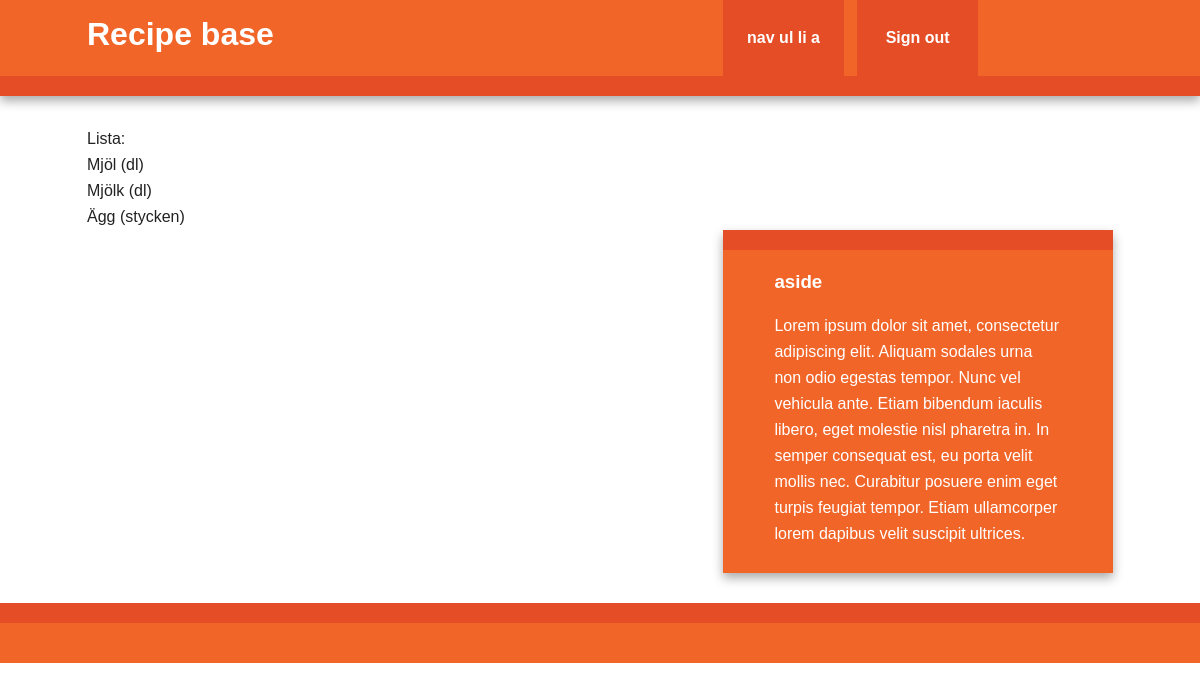
Page /ingredients/list (signed in) on the committed database.
### recipeBase/models.py (models this page shows)
class Ingredient(db.Model):
  __tablename__ = "ingredient"
  id = db.Column(db.Integer, primary_key=True)
  name = db.Column(db.String, unique=True, nullable=False, index=True)
  unit = db.Column(db.String)
  recipies = db.relationship('IngredientsRecipeAssociation', back_populates="ingredient")
  def __repr__(self):
    return str('{} ({})'.format(self.name, self.unit))

### recipeBase/ingredients/views.py (the view)
@ingredients.route('/list')
@login_required
def list():
  ingredient_list = Ingredient.query.order_by(Ingredient.name).all()
  return render_template('list.html', item_list=ingredient_list)

### recipeBase/main/views.py (called while the page is built)
@login_manager.user_loader
def load_user(userid):
  return User.query.get(int(userid))

### recipeBase/templates/list.html (shortened to what this page needs)
{% extends "base.html" %}
{%block content%}
  {% if not item_list %}
    Ingredienslistan är tyvärr tom för tillfället
  {% else %}
  Lista:<br/>
    {% for item in item_list %}
      {{item}}<br/>
    {% endfor %}
  {% endif %}
{%endblock%}

### rows in the picture
Ingredient: name+unit "Mjöl (dl)"
Ingredient: name+unit "Mjölk (dl)"
Ingredient: name+unit "Ägg (stycken)"
